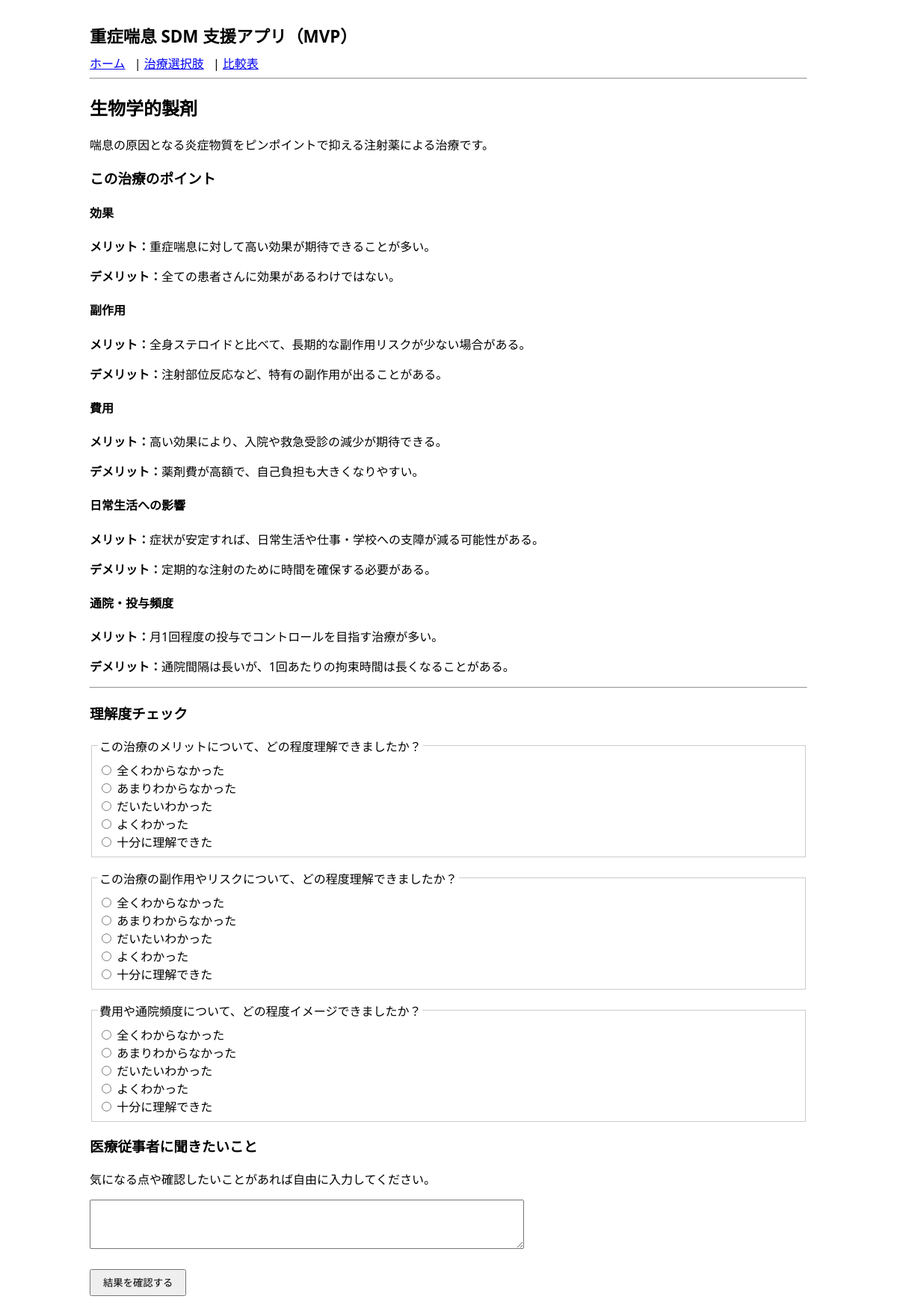
Screenshot of /treatments/3 with the database file from the repository.
### app.py (models this page shows)
class TreatmentOption(db.Model):
    __tablename__ = "treatment_options"
    id = db.Column(db.Integer, primary_key=True)
    name = db.Column(db.String(100), nullable=False)
    brief_description = db.Column(db.Text, nullable=False)
    details = db.relationship("TreatmentDetail", backref="treatment", lazy=True)
    questions = db.relationship("UnderstandingQuestion", backref="treatment", lazy=True)

class Attribute(db.Model):
    __tablename__ = "attributes"
    id = db.Column(db.Integer, primary_key=True)
    name = db.Column(db.String(100), nullable=False)
    order_index = db.Column(db.Integer, default=0)
    details = db.relationship("TreatmentDetail", backref="attribute", lazy=True)

class TreatmentDetail(db.Model):
    __tablename__ = "treatment_details"
    id = db.Column(db.Integer, primary_key=True)
    treatment_id = db.Column(db.Integer, db.ForeignKey("treatment_options.id"), nullable=False)
    attribute_id = db.Column(db.Integer, db.ForeignKey("attributes.id"), nullable=False)
    pros_text = db.Column(db.Text, nullable=True)
    cons_text = db.Column(db.Text, nullable=True)

class UnderstandingQuestion(db.Model):
    __tablename__ = "understanding_questions"
    id = db.Column(db.Integer, primary_key=True)
    treatment_id = db.Column(db.Integer, db.ForeignKey("treatment_options.id"), nullable=False)
    text = db.Column(db.Text, nullable=False)
    order_index = db.Column(db.Integer, default=0)
    choices = db.relationship("UnderstandingChoice", backref="question", lazy=True)

class UnderstandingChoice(db.Model):
    __tablename__ = "understanding_choices"
    id = db.Column(db.Integer, primary_key=True)
    question_id = db.Column(db.Integer, db.ForeignKey("understanding_questions.id"), nullable=False)
    label = db.Column(db.String(100), nullable=False)
    score = db.Column(db.Integer, nullable=False)

### app.py (the view, shortened to what this page needs)
@app.route("/treatments/<int:treatment_id>", methods=["GET", "POST"])
def treatment_detail(treatment_id):
    treatment = TreatmentOption.query.get_or_404(treatment_id)
    attributes = Attribute.query.order_by(Attribute.order_index).all()
    details_by_attr = {}
    for attr in attributes:
        detail = next(
            (d for d in treatment.details if d.attribute_id == attr.id),
            None,
        )
        details_by_attr[attr.id] = detail
    questions = (
        UnderstandingQuestion.query.filter_by(treatment_id=treatment.id)
        .order_by(UnderstandingQuestion.order_index)
        .all()
    )
    return render_template(
        "treatment_detail.html",
        treatment=treatment,
        attributes=attributes,
        details_by_attr=details_by_attr,
        questions=questions,
    )

### templates/treatment_detail.html
{% extends "base.html" %}
{% block content %}
<h2>{{ treatment.name }}</h2>
<p>{{ treatment.brief_description }}</p>
<h3>この治療のポイント</h3>
{% for attr in attributes %}
  {% set detail = details_by_attr.get(attr.id) %}
  <section style="margin-bottom: 1em;">
    <h4>{{ attr.name }}</h4>
    {% if detail %}
      {% if detail.pros_text %}
        <p><strong>メリット：</strong>{{ detail.pros_text }}</p>
      {% endif %}
      {% if detail.cons_text %}
        <p><strong>デメリット：</strong>{{ detail.cons_text }}</p>
      {% endif %}
    {% else %}
      <p>（準備中）</p>
    {% endif %}
  </section>
{% endfor %}
<hr>
<h3>理解度チェック</h3>
<form method="post">
  {% for q in questions %}
    <fieldset style="margin-bottom: 1em;">
      <legend>{{ q.text }}</legend>
      {% for c in q.choices %}
        <label>
          <input type="radio" name="question_{{
                q.id }}" value="{{ c.score }}">
          {{ c.label }}
        </label><br>
      {% endfor %}
    </fieldset>
  {% endfor %}
  <h3>医療従事者に聞きたいこと</h3>
  <p>気になる点や確認したいことがあれば自由に入力してください。</p>
  <textarea name="ask_list" rows="4" cols="70"></textarea><br><br>
  <button type="submit">結果を確認する</button>
</form>
{% endblock %}

### static/style.css (style rules this page uses)
body { font-family: system-ui, sans-serif; max-width: 960px; margin: 0 auto; padding: 1rem; }
fieldset { border: 1px solid #ccc; padding: 0.5rem; }
button { padding: 0.4rem 1rem; cursor: pointer; }

### rows the page displays
TreatmentOption: name "生物学的製剤", brief_description "喘息の原因となる炎症物質をピンポイントで抑える注射薬による治療です。"
Attribute: name "効果"
TreatmentDetail: pros_text "重症喘息に対して高い効果が期待できることが多い。", cons_text "全ての患者さんに効果があるわけではない。"
Attribute: name "副作用"
TreatmentDetail: pros_text "全身ステロイドと比べて、長期的な副作用リスクが少ない場合がある。", cons_text "注射部位反応など、特有の副作用が出ることがある。"
Attribute: name "費用"
TreatmentDetail: pros_text "高い効果により、入院や救急受診の減少が期待できる。", cons_text "薬剤費が高額で、自己負担も大きくなりやすい。"
Attribute: name "日常生活への影響"
TreatmentDetail: pros_text "症状が安定すれば、日常生活や仕事・学校への支障が減る可能性がある。", cons_text "定期的な注射のために時間を確保する必要がある。"
Attribute: name "通院・投与頻度"
TreatmentDetail: pros_text "月1回程度の投与でコントロールを目指す治療が多い。", cons_text "通院間隔は長いが、1回あたりの拘束時間は長くなることがある。"
UnderstandingQuestion: text "この治療のメリットについて、どの程度理解できましたか？"
UnderstandingChoice: label "全くわからなかった"
UnderstandingChoice: label "あまりわからなかった"
UnderstandingChoice: label "だいたいわかった"
UnderstandingChoice: label "よくわかった"
UnderstandingChoice: label "十分に理解できた"
UnderstandingQuestion: text "この治療の副作用やリスクについて、どの程度理解できましたか？"
UnderstandingChoice: label "全くわからなかった"
UnderstandingChoice: label "あまりわからなかった"
UnderstandingChoice: label "だいたいわかった"
UnderstandingChoice: label "よくわかった"
UnderstandingChoice: label "十分に理解できた"
UnderstandingQuestion: text "費用や通院頻度について、どの程度イメージできましたか？"
UnderstandingChoice: label "全くわからなかった"
UnderstandingChoice: label "あまりわからなかった"
UnderstandingChoice: label "だいたいわかった"
UnderstandingChoice: label "よくわかった"
UnderstandingChoice: label "十分に理解できた"
